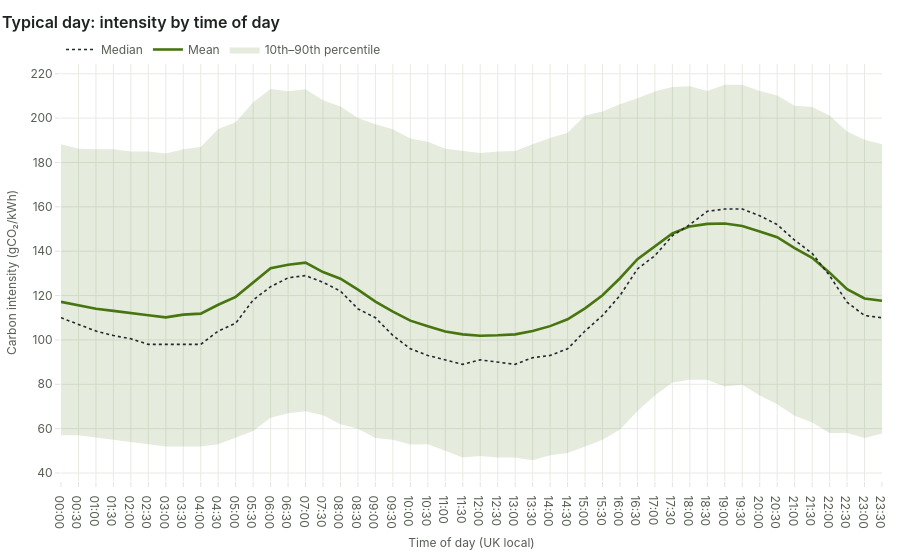

The code cell stored with this chart in its notebook:
### Markdown cell above
## 8. Daily and hourly patterns (Research question A)
**Question.** What does a typical day look like?
**Method.** Group by local half-hour of day; show the mean, median and 10th–90th percentile band.

### Code cell
prof = profile(a, by="slot_of_day")
prof["time"] = [f"{x // 2:02d}:{30 * (x % 2):02d}" for x in prof["slot_of_day"]]
charts.band_line(prof, "time", "Typical day: intensity by time of day", "Time of day (UK local)")

### Figure 1 — Plotly figure (JSON) as saved in the notebook; plotly's stock layout.template omitted (floating-point values rounded to 4 significant figures)
{"data": [{"hoverinfo": "skip", "line": {"width": 0}, "showlegend": false, "type": "scatter", "x": ["00:00", "00:30", "01:00", "01:30", "02:00", "02:30", "03:00", "03:30", "04:00", "04:30", "05:00", "05:30", "06:00", "06:30", "07:00", "07:30", "08:00", "08:30", "09:00", "09:30", "10:00", "10:30", "11:00", "11:30", "12:00", "12:30", "13:00", "13:30", "14:00", "14:30", "15:00", "15:30", "16:00", "16:30", "17:00", "17:30", "18:00", "18:30", "19:00", "19:30", "20:00", "20:30", "21:00", "21:30", "22:00", "22:30", "23:00", "23:30"], "y": [188.2, 186.2, 186.0, 186.0, 185.0, 185.0, 184.1, 186.0, 187.0, 195.1, 198.1, 207.1, 213.1, 212.1, 213.0, 208.1, 205.2, 200.0, 197.2, 195.0, 190.8, 189.4, 186.2, 185.2, 184.3, 185.0, 185.2, 188.2, 191.0, 193.4, 201.2, 203.0, 206.2, 209.0, 212.0, 214.0, 214.4, 212.2, 215.0, 215.0, 212.2, 210.2, 205.6, 205.0, 201.2, 194.0, 190.2, 188.2]}, {"fill": "tonexty", "fillcolor": "rgba(71,117,16,0.14)", "hoverinfo": "skip", "line": {"width": 0}, "name": "10th–90th percentile", "type": "scatter", "x": ["00:00", "00:30", "01:00", "01:30", "02:00", "02:30", "03:00", "03:30", "04:00", "04:30", "05:00", "05:30", "06:00", "06:30", "07:00", "07:30", "08:00", "08:30", "09:00", "09:30", "10:00", "10:30", "11:00", "11:30", "12:00", "12:30", "13:00", "13:30", "14:00", "14:30", "15:00", "15:30", "16:00", "16:30", "17:00", "17:30", "18:00", "18:30", "19:00", "19:30", "20:00", "20:30", "21:00", "21:30", "22:00", "22:30", "23:00", "23:30"], "y": [57.0, 57.0, 56.0, 55.0, 54.0, 53.0, 52.0, 52.0, 52.0, 53.0, 56.0, 58.9, 64.9, 66.9, 67.9, 66.0, 62.0, 60.0, 55.8, 55.0, 52.8, 53.0, 50.0, 47.0, 47.7, 47.0, 47.0, 45.8, 48.0, 49.0, 52.0, 55.0, 59.6, 68.0, 75.0, 80.8, 82.0, 82.0, 79.0, 79.8, 75.0, 71.0, 65.8, 62.8, 58.0, 58.0, 55.8, 57.8]}, {"hovertemplate": "%{y:.0f} gCO₂/kWh<extra>Mean</extra>", "line": {"color": "#477510", "width": 2.6}, "name": "Mean", "type": "scatter", "x": ["00:00", "00:30", "01:00", "01:30", "02:00", "02:30", "03:00", "03:30", "04:00", "04:30", "05:00", "05:30", "06:00", "06:30", "07:00", "07:30", "08:00", "08:30", "09:00", "09:30", "10:00", "10:30", "11:00", "11:30", "12:00", "12:30", "13:00", "13:30", "14:00", "14:30", "15:00", "15:30", "16:00", "16:30", "17:00", "17:30", "18:00", "18:30", "19:00", "19:30", "20:00", "20:30", "21:00", "21:30", "22:00", "22:30", "23:00", "23:30"], "y": [117.2, 115.5, 114.1, 113.1, 112.0, 111.1, 110.2, 111.4, 111.8, 115.9, 119.4, 125.8, 132.3, 133.9, 134.8, 130.6, 127.6, 122.6, 117.3, 112.8, 108.7, 106.1, 103.8, 102.5, 101.9, 102.1, 102.5, 104.0, 106.2, 109.3, 114.2, 120.2, 127.8, 136.4, 142.4, 148.0, 151.2, 152.3, 152.5, 151.3, 148.9, 146.3, 141.4, 137.0, 130.3, 122.9, 118.7, 117.6]}, {"hovertemplate": "%{y:.0f} gCO₂/kWh<extra>Median</extra>", "line": {"color": "#23282F", "dash": "dot", "width": 1.6}, "name": "Median", "type": "scatter", "x": ["00:00", "00:30", "01:00", "01:30", "02:00", "02:30", "03:00", "03:30", "04:00", "04:30", "05:00", "05:30", "06:00", "06:30", "07:00", "07:30", "08:00", "08:30", "09:00", "09:30", "10:00", "10:30", "11:00", "11:30", "12:00", "12:30", "13:00", "13:30", "14:00", "14:30", "15:00", "15:30", "16:00", "16:30", "17:00", "17:30", "18:00", "18:30", "19:00", "19:30", "20:00", "20:30", "21:00", "21:30", "22:00", "22:30", "23:00", "23:30"], "y": [110.0, 107.0, 104.0, 102.0, 100.5, 98.0, 98.0, 98.0, 98.0, 104.0, 107.5, 118.0, 124.0, 128.0, 129.0, 126.0, 122.0, 114.0, 110.0, 102.0, 96.0, 93.0, 91.0, 89.0, 91.0, 90.0, 89.0, 92.0, 93.0, 96.0, 104.0, 111.0, 120.0, 132.0, 138.0, 147.0, 152.0, 158.0, 159.0, 159.0, 156.0, 152.0, 145.0, 139.0, 129.0, 117.0, 111.0, 110.0]}], "layout": {"title": {"text": "Typical day: intensity by time of day"}, "xaxis": {"title": {"text": "Time of day (UK local)"}}, "yaxis": {"title": {"text": "Carbon intensity (gCO₂/kWh)"}}}}
